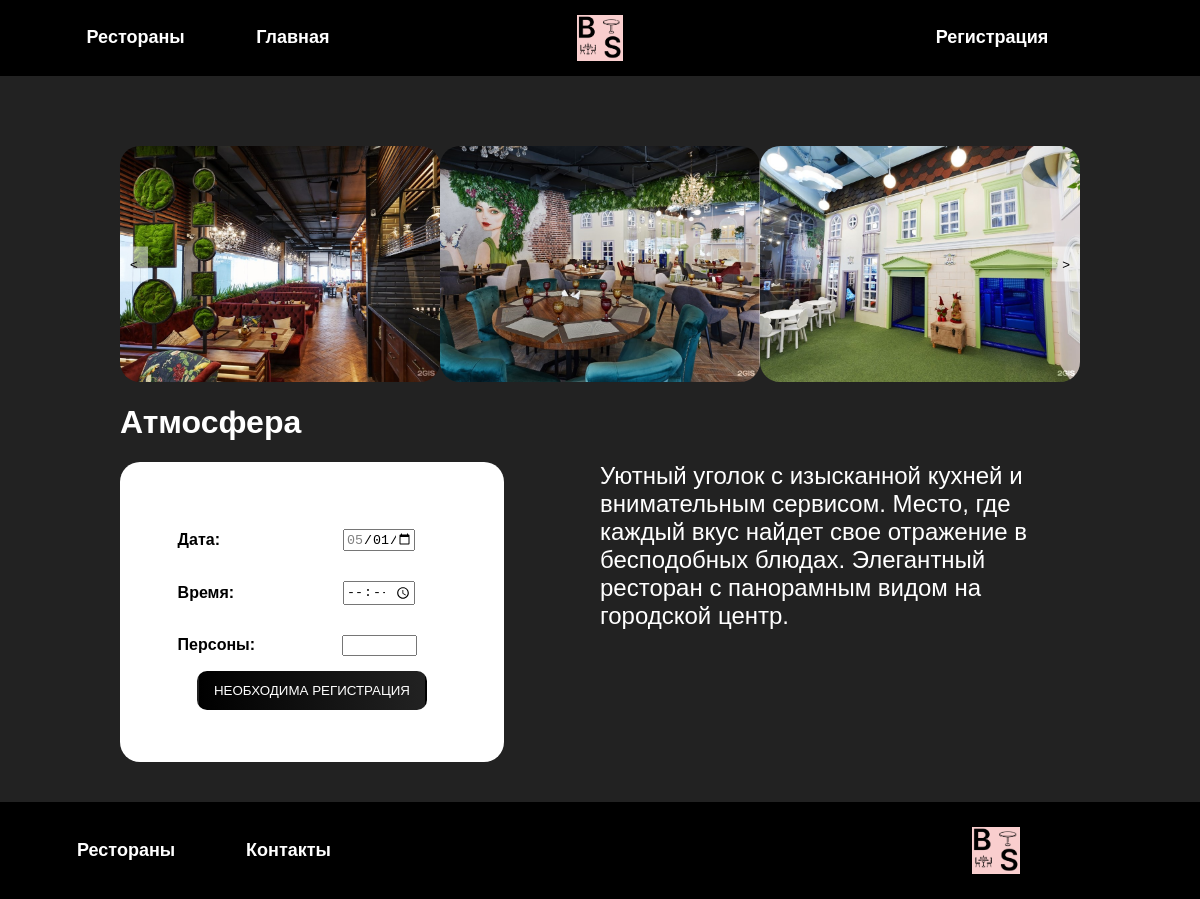
Screenshot of /hackaton/prod_get.php?prod_id=1 with the database file from the repository.
### tables this page shows
CREATE TABLE `rest_full` (
  `id` int NOT NULL,
  `NameRest` varchar(100) NOT NULL,
  `AdressRest` varchar(100) NOT NULL,
  `Kitch` varchar(100) NOT NULL,
  `Img` json DEFAULT NULL,
  `About` longtext
);

### hackaton/prod_get.php (the view, shortened to what this page needs)
<?php
require  'asset/php/conn.php';
$res = $_GET["prod_id"];
$rest = $mysql->query("SELECT * FROM `rest_full` WHERE `id`='$res'")->fetch_assoc();
$rest_img = json_decode($rest["Img"],true);
?>
<!DOCTYPE html>
<html lang="en">
<head>
    <link rel="stylesheet" href="asset/style/prod_get.css">
    <link rel="stylesheet" href="asset/style/style.css">
</head>
<body>
<?php
           if (isset($_SESSION['email']) && $_SESSION['email'] != '') {
            require_once "header.php";
        } else {
            require_once "header_noauth.php";
        }
    ?>
     <div class="Prod_fix" id="all_content">
    <div class="slider">
        <div class="controls">
            <button class="control-btn prev-btn" onclick="prevSlide()"><</button>
            <button class="control-btn next-btn" onclick="nextSlide()">></button>
        </div>
        <div class="slides">
            <?php
                for ($b = 1; $b<=count($rest_img); $b++) {
                    echo" <div class=\"slide\"><img class=\"slide_img\" src=\"asset/img/rest/".$rest_img[$b]."\" alt=\"\"></div>";
                }
            ?>
        </div>
    </div>
        <div id="Bottom_content_text">
                <div id="first_txt">
                    <h1><?php echo $rest['NameRest'];?></h1>
                </div>
                <div id="second_txt">
                    <div id="left_second_txt">
                        <div id="in_left_side">
                            <?php
                                $today = date("Y-m-d");
                                $nextWeek = date("Y-m-d", strtotime("+1 week"));
                            ?>
                            <table>
                                <tr>
                                    <td>
                                        <label class="book_span" for="trip-start">Дата:</label>
                                    </td>
                                    <td class="td_input">
                                        <input class="book_input" type="date" id="start" name="trip-start" value="<?php echo $today;?>" min="<?php echo $today;?>" max="<?php echo  $nextWeek;?>" />
                                    </td>
                                </tr>
                                <tr>
                                    <td>
                                        <label class="book_span" for="appt">Время:</label>
                                    </td>
                                    <td class="td_input">
                                        <input class="book_input" type="time" id="appt" name="appt" min="08:00" max="23:00" required />
                                    </td>
                                </tr>
                                <tr>
                                    <td >
                                        <label class="book_span" for="quantity">Персоны:</label>
                                    </td>
                                    <td class="td_input">
                                        <input class="book_input" type="number" id="quantity" name="quantity" min="1">
                                    </td>
                                </tr>
                            </table>
                            <?php
                                if (isset($_SESSION['email']) && $_SESSION['email'] != '') {
                                     echo "
                                     <div class=\"btn_book\">
                                     <button onclick=\"sendBookingData();\"  class=\" btn-new\">ЗАБРОНИРОВАТЬ СТОЛ</button>
                                        </div>
                                     ";
                                } else {
                                    echo "
                                    <div class=\"btn_book\">
                                    <button   class=\" btn-new\">НЕОБХОДИМА РЕГИСТРАЦИЯ</button>
                                       </div>
                                    ";
                                }
                            ?>
                        </div>
                    </div>
                    <div id="right_second_txt">
                        <?php echo $rest['About'];?>
                    </div>
                </div>
        </div>
     </div>
     <?php
        require_once "footer.php";
    ?>
</body>
</html>

### hackaton/asset/style/prod_get.css (style rules this page uses)
.slider { width: 80%; margin: 0 auto; overflow: hidden; position: relative; }
.slides { display: flex; transition: transform 0.5s ease-in-out; }
.slide { flex: 0 0 calc(100% / 3); border-radius: 20px; overflow: hidden; display: flex; }
.slide_img { width: 100%; height: auto; }
.controls { position: absolute; top: 50%; transform: translateY(-50%); display: flex; justify-content: space-between; width: 100%; z-index: 1; }
.control-btn { background-color: rgba(255, 255, 255, 0.5); padding: 10px; cursor: pointer; border: none; outline: none; }
#Bottom_content_text { display: flex; width: 80%; }
.Prod_fix { align-items: center; padding-bottom: 40px; }
#Bottom_content_text { display: flex; flex-direction: column; }
#first_txt h1 { color: white; }
#second_txt { display: flex; }
#right_second_txt, #left_second_txt { width: 50%; }
#right_second_txt { color: white; font-size: x-large; }
#in_left_side { background-color: white; border-radius: 20px; width: 80%; height: 300px; display: flex; flex-direction: column; justify-content: center; align-items: center; }
.book_span { font-weight: 700; }
.book_input { width: 50%; }
table { border-collapse: collapse; width: 70%; }
td { padding: 15px 0; width: 50%; }
.td_input { text-align: center; }
.btn_book { width: 60%; }

### hackaton/asset/style/style.css (style rules this page uses)
body { margin: 0; padding: 0; display: flex; flex-direction: column; min-height: 100vh; font-family: sans-serif; }
#all_content { flex-grow: 1; display: flex; flex-direction: column; padding-top: 70px; background-color: #222222; }
.btn-new { border-radius: 10px; color: white; transition: .2s linear; background: rgb(0,0,0); background: linear-gradient(90deg, rgba(0,0,0,1) 0%, rgba(34,34,34,1) 100%); padding-top: 10px; padding-bottom: 10px; width: 100%; border-color: #00000000; }

### rows the page displays
rest_full: NameRest "Атмосфера", About "Уютный уголок с изысканной кухней и внимательным сервисом. Место, где каждый вкус найдет свое отражение в бесподобных блюдах. Элегантный ресторан с панорамным видом на городской центр."
